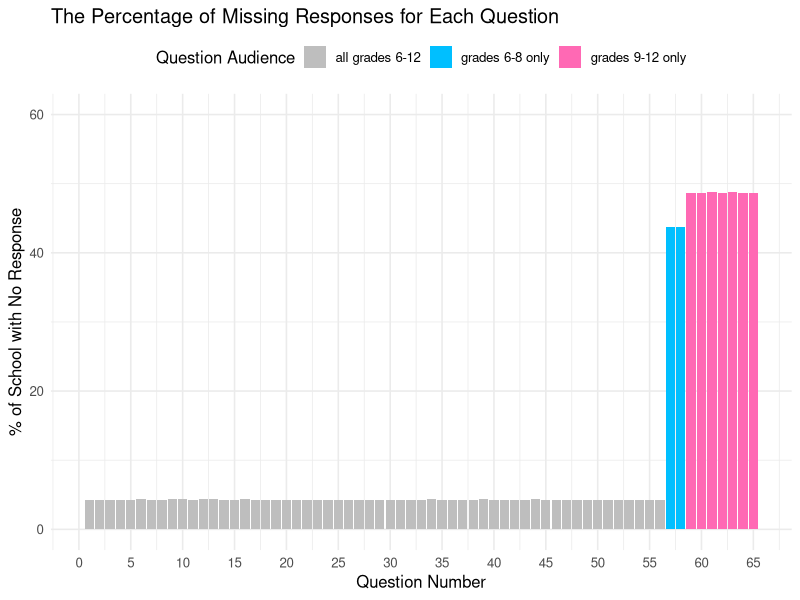
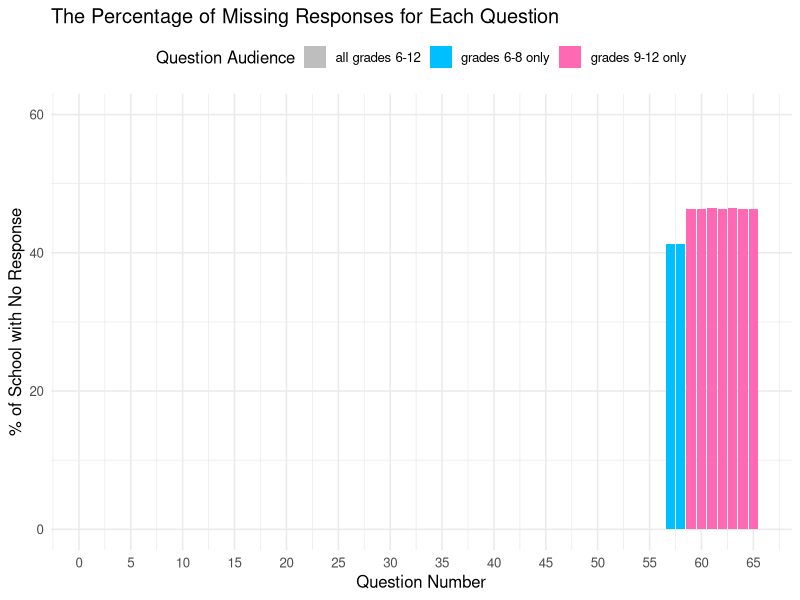
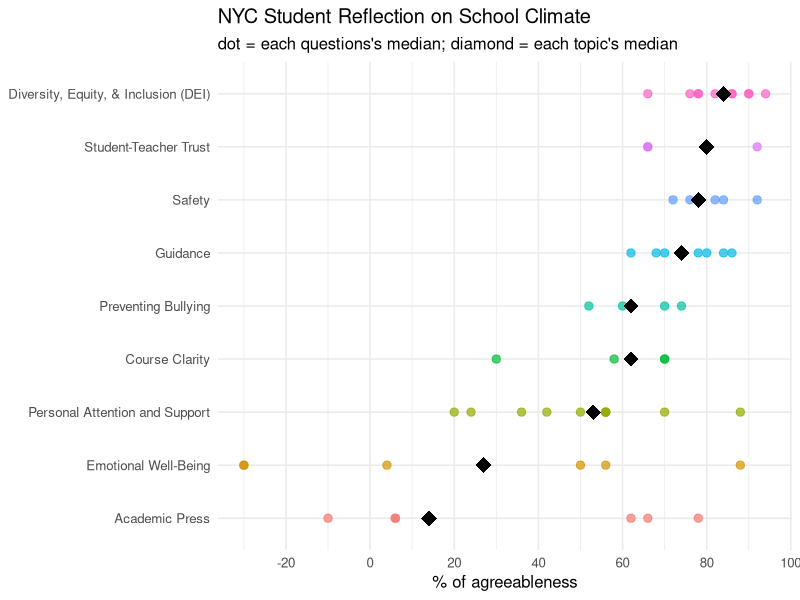
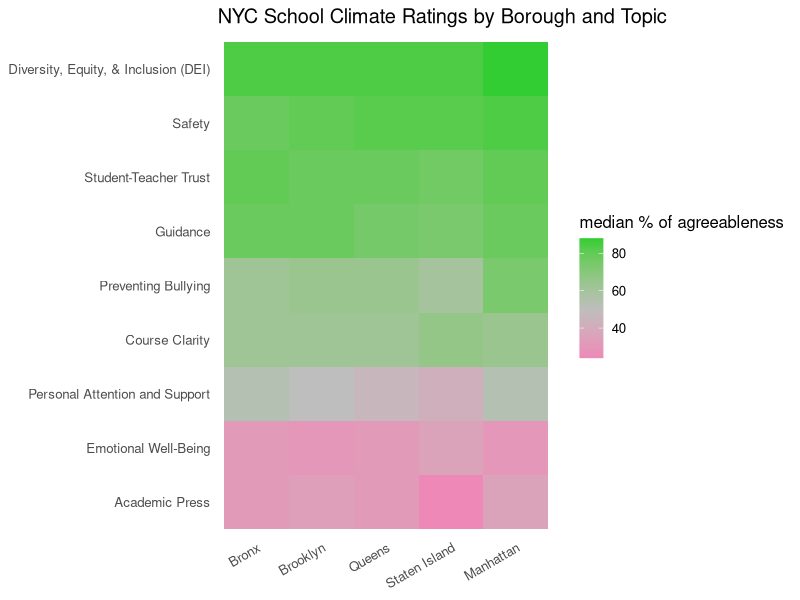

Recreate these plots in R, in order.
## ---- chunk 1
library(tidyverse)

# Load the data
student <- read.csv("data/nyc_student_2021.csv")

# Rename the columns
names(student)[1:3] <- c("dbn", "school_name", "response_rate")

# Strip the percentage sign and convert to numeric values
percentage_col <- names(student)[3:ncol(student)]
strip_percentage <- function(col) as.numeric(str_remove(col, "%"))
student <- student |> mutate(across(all_of(percentage_col), strip_percentage))

# Parse DBN into borough
borough_lookup <- c(
  M = "Manhattan",
  X = "Bronx",
  K = "Brooklyn",
  Q = "Queens",
  R = "Staten Island"
)

student <- student |>
  mutate(borough_code = substr(dbn, 3, 3), borough = borough_lookup[borough_code]) |>
  relocate(borough_code, borough, .after = school_name)

###### Reshape question columns ######

question_col <- names(student)[6:ncol(student)]
pair_idx <- matrix(seq_along(question_col), ncol = 2, byrow = TRUE)

question_dict <- tibble(
  neg_col = question_col[pair_idx[, 1]],
  pos_col = question_col[pair_idx[, 2]],
  question_n = str_extract(neg_col, "^q\\d+"),
  question_int = as.integer(str_remove(question_n, "q"))
)

# Pair questions with their corresponding topics
question_dict <- question_dict |> mutate(topic = case_when(
  question_int %in% c(1:10, 37) ~ "Diversity, Equity, & Inclusion (DEI)",
  question_int %in% c(11:16) ~ "Emotional Well-Being",
  question_int %in% c(17:21) ~ "Course Clarity",
  question_int %in% c(22:27, 29, 31:33) ~ "Personal Attention and Support",
  question_int %in% c(28, 39, 41:45) ~ "Academic Press",
  question_int %in% c(30, 34:36, 38) ~ "Student-Teacher Trust",
  question_int %in% c(40, 46:49, 55:56) ~ "Safety",
  question_int %in% c(50:54) ~ "Preventing Bullying",
  question_int %in% c(57:65) ~ "Guidance"
))

# Build the cleaned wide table
pos <- setNames(question_dict$pos_col, paste0(question_dict$question_n, "_pos"))
neg <- setNames(question_dict$neg_col, paste0(question_dict$question_n, "_neg"))

student_wide <- student |>
  select(dbn, school_name, borough_code, borough, response_rate, all_of(c(pos, neg)))

# Convert to long table
student_long <- student_wide |>
  pivot_longer(
    cols       = matches("^q\\d+_(pos|neg)$"),
    names_to   = c("question_n", "pole"),
    names_pattern = "(q\\d+)_(pos|neg)",
    values_to  = "percentage"
  ) |> 
  pivot_wider(names_from = pole, values_from = percentage) |>
  left_join(
    question_dict |> 
      select(question_n, question_int, topic), by = "question_n") |>
  mutate(
    net_pos = pos - neg,
    # Reverse coding so that larger values consistently indicate higher satisfaction 
    net_pos = if_else(question_int %in% c(14:16, 50:56), -net_pos, net_pos)
  )

# Select the cleaned long table
student_clean <- student_long |>
  select(school_name, borough, response_rate, question_int, topic, net_pos)

head(student_clean)
## ---- chunk 2
# Check the percentage of schools missing each question, inferred by grade-level audience

student_na <- student_clean |> mutate(grade_level = case_when(
  question_int %in% 57:58 ~ "grades 6-8 only",
  question_int %in% 59:65 ~ "grades 9-12 only",
  TRUE ~ "all grades 6-12")
  ) |>
  group_by(question_int, grade_level) |>
  summarise(percentage_na = mean(is.na(net_pos)) * 100)

ggplot(student_na, 
       aes(x = question_int, y = percentage_na, fill = grade_level)) +
  geom_col() +
  scale_x_continuous(breaks = seq(0, 65, 5)) +
  scale_y_continuous(limits = c(0, 60)) +
  scale_fill_manual(values = c(
    "all grades 6-12" = "grey",
    "grades 6-8 only" = "deepskyblue",
    "grades 9-12 only" = "hotpink"
  )) +
  labs(
    title = "The Percentage of Missing Responses for Each Question",
    x = "Question Number",
    y = "% of School with No Response",
    fill = "Question Audience"
  ) +
  theme_minimal(base_size = 12) +
  theme(legend.position = "top")
## ---- chunk 3
schools_na <- student_clean |>
  group_by(school_name) |>
  filter(all(is.na(net_pos))) |>
  ungroup() |>
  distinct(school_name)

schools_na
## ---- chunk 4
student_clean <- student_clean |>
  group_by(school_name) |>
  filter(!all(is.na(net_pos))) |>
  ungroup()

student_na <- student_clean |> mutate(grade_level = case_when(
  question_int %in% 57:58 ~ "grades 6-8 only",
  question_int %in% 59:65 ~ "grades 9-12 only",
  TRUE ~ "all grades 6-12")
  ) |>
  group_by(question_int, grade_level) |>
  summarise(percentage_na = mean(is.na(net_pos)) * 100)

ggplot(student_na, 
       aes(x = question_int, y = percentage_na, fill = grade_level)) +
  geom_col() +
  scale_x_continuous(breaks = seq(0, 65, 5)) +
  scale_y_continuous(limits = c(0, 60)) +
  scale_fill_manual(values = c(
    "all grades 6-12" = "grey",
    "grades 6-8 only" = "deepskyblue",
    "grades 9-12 only" = "hotpink"
  )) +
  labs(
    title = "The Percentage of Missing Responses for Each Question",
    x = "Question Number",
    y = "% of School with No Response",
    fill = "Question Audience"
  ) +
  theme_minimal(base_size = 12) +
  theme(legend.position = "top")
## ---- chunk 5
# Compute per-question and per-topic medians
questions <- student_clean |>
  group_by(topic, question_int) |>
  summarise(questions_median = median(net_pos, na.rm = TRUE))

topics <- questions |>
  group_by(topic) |>
  summarise(topics_median = median(questions_median))

# Order by topic's medians
topics <- topics |>
  mutate(topic = fct_reorder(topic, topics_median))

questions <- questions |>
  mutate(topic = factor(topic, levels = levels(topics$topic)))

# Plot the median dot plot
ggplot(questions, aes(x = questions_median, y = topic)) +
  geom_point(aes(color = topic), size = 2.5, alpha = 0.7) +
  geom_point(data = topics, aes(x = topics_median, y = topic),
             shape = 18, size = 5, color = "black") +
  scale_x_continuous(breaks = seq(-100, 100, 20)) +
  labs(
    title = "NYC Student Reflection on School Climate",
    subtitle = "dot = each questions's median; diamond = each topic's median",
    x = "% of agreeableness",
    y = NULL
  ) +
  theme_minimal(base_size = 12) +
  theme(legend.position = "none")
## ---- chunk 6
# Aggregate by borough and topic
borough_topic <- student_clean |>
  group_by(borough, topic) |>
  summarise(bor_top_median = median(net_pos, na.rm = TRUE))

# Order topics by their median
topics <- borough_topic |>
  group_by(topic) |>
  summarise(top_median = median(bor_top_median)) |>
  arrange(top_median) |>
  pull(topic)

# Order boroughs by their cross-topic median
boroughs <- borough_topic |>
  group_by(borough) |>
  summarise(bor_median = median(bor_top_median)) |>
  arrange(bor_median) |>
  pull(borough)

borough_topic <- borough_topic |> mutate(
  topic = factor(topic, levels = topics),
  borough = factor(borough, levels = boroughs)
)

# Plot the heatmap
ggplot(borough_topic, 
       aes(x = borough, y = topic, fill = bor_top_median)) +
  geom_tile() +
  scale_fill_gradient2(
    low = "hotpink",
    mid = "grey",
    high = "limegreen",
    midpoint = 50,
    name = "median % of agreeableness"
  ) +
  labs(
    title = "NYC School Climate Ratings by Borough and Topic",
    x = NULL,
    y = NULL
  ) +
  theme_minimal(base_size = 12) +
  theme(
    panel.grid = element_blank(),
    axis.text.x = element_text(angle = 30, hjust = 1)
  )
